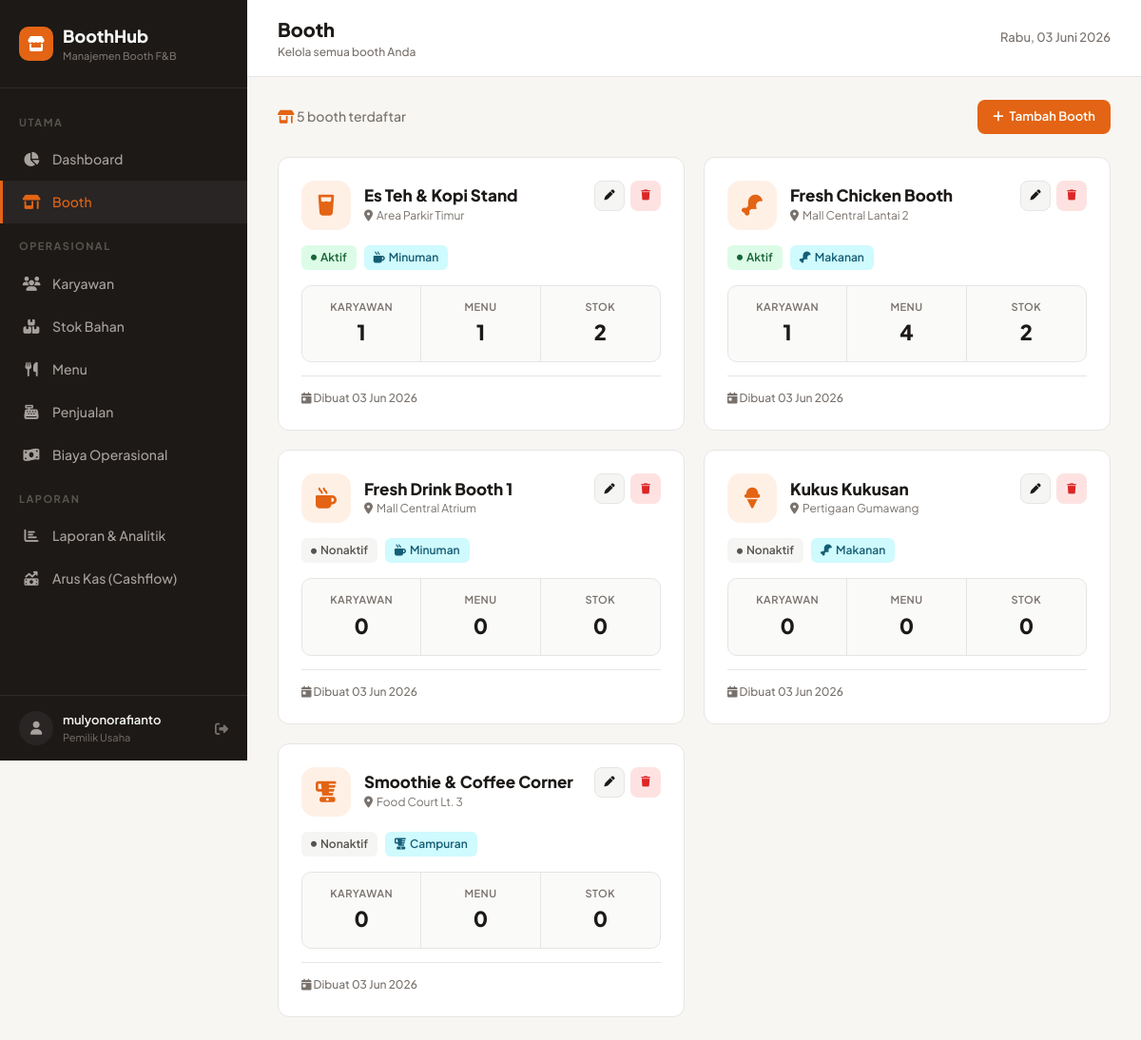
Page /booth/ (signed in) on the committed database.
### boothapp/models.py (models this page shows, shortened)
class Booth(models.Model):
    TIPE_CHOICES = [
        ('minuman', 'Minuman'),
        ('makanan', 'Makanan'),
        ('campuran', 'Campuran'),
    ]
    STATUS_CHOICES = [
        ('active', 'Aktif'),
        ('inactive', 'Nonaktif'),
    ]
    ICON_CHOICES = [
        ('fa-mug-hot', 'Kopi/Minuman'),
        ('fa-drumstick-bite', 'Ayam/Makanan'),
        ('fa-blender', 'Smoothie'),
        ('fa-glass-water', 'Es Teh'),
        ('fa-ice-cream', 'Dessert'),
        ('fa-utensils', 'Restoran'),
    ]
    name = models.CharField(max_length=200, verbose_name='Nama Booth')
    location = models.CharField(max_length=300, verbose_name='Lokasi')
    booth_type = models.CharField(max_length=20, choices=TIPE_CHOICES, verbose_name='Tipe')
    status = models.CharField(max_length=20, choices=STATUS_CHOICES, default='active')
    icon = models.CharField(max_length=50, choices=ICON_CHOICES, default='fa-mug-hot')
    created_at = models.DateTimeField(auto_now_add=True)
    class Meta:
        verbose_name = 'Booth'
        verbose_name_plural = 'Booth'
        ordering = ['name']

### boothapp/views.py (the view)
# urls.py: path('booth/', views.booth_list, name='booth_list'),
@login_required
def booth_list(request):
    booths = Booth.objects.all()
    today = date.today()
    context = {'booths': booths, 'today': today}
    return render(request, 'boothapp/booth_list.html', context)

### boothapp/models.py (called while the page is built)
    @property
    def is_low(self):
        return self.stock <= self.min_stock

### templates/boothapp/booth_list.html (shortened to what this page needs)
{% extends 'boothapp/base.html' %}
{% block nav_booth %}active{% endblock %}
{% block page_title %}Booth{% endblock %}
{% block page_subtitle %}Kelola semua booth Anda{% endblock %}
{% block content %}
<div style="display:flex;justify-content:space-between;align-items:center;margin-bottom:24px;flex-wrap:wrap;gap:12px;">
    <div style="font-size:14px;color:var(--muted);font-weight:500;">
        <i class="fas fa-store-alt" style="color:var(--accent);"></i>
        {{ booths|length }} booth terdaftar
    </div>
    <a href="{% url 'boothapp:booth_create' %}" class="btn btn-primary">
        <i class="fas fa-plus"></i> Tambah Booth
    </a>
</div>
<div style="display:grid;grid-template-columns:repeat(auto-fill,minmax(340px,1fr));gap:20px;">
    {% for booth in booths %}
    <div class="card" style="transition:transform 0.2s,box-shadow 0.2s;">
        <div style="padding:24px;">
            <div style="display:flex;justify-content:space-between;align-items:flex-start;margin-bottom:16px;">
                <div style="display:flex;gap:14px;align-items:center;">
                    <div style="width:52px;height:52px;border-radius:14px;background:var(--accent-light);display:flex;align-items:center;justify-content:center;flex-shrink:0;">
                        <i class="fas {{ booth.icon }}" style="color:var(--accent);font-size:22px;"></i>
                    </div>
                    <div>
                        <div style="font-weight:800;font-size:17px;line-height:1.2;">{{ booth.name }}</div>
                        <div style="font-size:12px;color:var(--muted);margin-top:2px;">
                            <i class="fas fa-map-marker-alt" style="margin-right:4px;"></i>{{ booth.location }}
                        </div>
                    </div>
                </div>
                <div style="display:flex;gap:6px;flex-shrink:0;">
                    <a href="{% url 'boothapp:booth_update' booth.pk %}" class="btn-icon btn-secondary btn-sm" title="Edit" style="text-decoration:none;">
                        <i class="fas fa-pen" style="font-size:11px;"></i>
                    </a>
                    <form method="post" action="{% url 'boothapp:booth_delete' booth.pk %}" style="display:inline;"
                          onsubmit="return confirm('Hapus booth {{ booth.name }}? Semua data terkait akan ikut terhapus.');">
                        <button type="submit" class="btn-icon btn-danger btn-sm" title="Hapus">
                            <i class="fas fa-trash" style="font-size:11px;"></i>
                        </button>
                    </form>
                </div>
            </div>
            <div style="display:flex;gap:8px;margin-bottom:16px;flex-wrap:wrap;">
                <span class="badge {% if booth.status == 'active' %}badge-success{% else %}badge-muted{% endif %}">
                    {% if booth.status == 'active' %}<i class="fas fa-circle" style="font-size:6px;vertical-align:middle;margin-right:4px;"></i>Aktif{% else %}<i class="fas fa-circle" style="font-size:6px;vertical-align:middle;margin-right:4px;"></i>Nonaktif{% endif %}
                </span>
                <span class="badge badge-info">
                    {% if booth.booth_type == 'minuman' %}<i class="fas fa-mug-hot" style="margin-right:4px;"></i>Minuman
                    {% elif booth.booth_type == 'makanan' %}<i class="fas fa-drumstick-bite" style="margin-right:4px;"></i>Makanan
                    {% else %}<i class="fas fa-blender" style="margin-right:4px;"></i>Campuran{% endif %}
                </span>
            </div>
            <div style="display:grid;grid-template-columns:1fr 1fr 1fr;gap:0;text-align:center;background:#FAFAF9;border-radius:10px;overflow:hidden;border:1px solid var(--border);">
                {% with emp_count=booth.employees.count menu_count=booth.menu_items.count low_count=booth.inventory.all %}
                <div style="padding:14px 8px;border-right:1px solid var(--border);">
                    <div style="font-size:11px;color:var(--muted);font-weight:600;text-transform:uppercase;letter-spacing:0.5px;">Karyawan</div>
                    <div style="font-weight:900;font-size:22px;margin-top:2px;">{{ booth.employees.count }}</div>
                </div>
                <div style="padding:14px 8px;border-right:1px solid var(--border);">
                    <div style="font-size:11px;color:var(--muted);font-weight:600;text-transform:uppercase;letter-spacing:0.5px;">Menu</div>
                    <div style="font-weight:900;font-size:22px;margin-top:2px;">{{ booth.menu_items.count }}</div>
                </div>
                <div style="padding:14px 8px;">
                    <div style="font-size:11px;color:var(--muted);font-weight:600;text-transform:uppercase;letter-spacing:0.5px;">Stok</div>
                    <div style="font-weight:900;font-size:22px;margin-top:2px;">{{ booth.inventory.count }}</div>
                </div>
                {% endwith %}
            </div>
            <div style="margin-top:14px;padding-top:14px;border-top:1px solid var(--border);display:flex;justify-content:space-between;align-items:center;">
                <span style="font-size:12px;color:var(--muted);font-weight:500;">
                    <i class="fas fa-calendar-day"></i> Dibuat {{ booth.created_at|date:"d M Y" }}
                </span>
            </div>
        </div>
    </div>
    {% endfor %}
</div>
{% endblock %}

### templates/boothapp/base.html (shortened to what this page needs)
<!DOCTYPE html>
<html lang="id">
<head>
    <script src="https://cdn.tailwindcss.com"></script>
    <link rel="stylesheet" href="https://cdnjs.cloudflare.com/ajax/libs/font-awesome/6.5.1/css/all.min.css">
</head>
<body>
    <aside class="sidebar" id="sidebar">
        <div class="sidebar-brand">
            <div style="display:flex;align-items:center;gap:10px;">
                <div style="width:36px;height:36px;background:var(--accent);border-radius:10px;display:flex;align-items:center;justify-content:center;">
                    <i class="fas fa-store" style="color:white;font-size:16px;"></i>
                </div>
                <div>
                    <div style="color:#F5F5F4;font-weight:800;font-size:18px;">BoothHub</div>
                    <div style="color:#78716C;font-size:11px;font-weight:500;">Manajemen Booth F&B</div>
                </div>
            </div>
        </div>
        <nav class="sidebar-nav">
            <div class="sidebar-section">Utama</div>
            <a href="{% url 'boothapp:dashboard' %}" class="{% block nav_dashboard %}{% endblock %}"><i class="fas fa-chart-pie"></i> Dashboard</a>
            <a href="{% url 'boothapp:booth_list' %}" class="{% block nav_booth %}{% endblock %}"><i class="fas fa-store-alt"></i> Booth</a>
            <div class="sidebar-section">Operasional</div>
            <a href="{% url 'boothapp:employee_list' %}" class="{% block nav_karyawan %}{% endblock %}"><i class="fas fa-users"></i> Karyawan</a>
            <a href="{% url 'boothapp:inventory_list' %}" class="{% block nav_stok %}{% endblock %}"><i class="fas fa-boxes-stacked"></i> Stok Bahan</a>
            <a href="{% url 'boothapp:menu_list' %}" class="{% block nav_menu %}{% endblock %}"><i class="fas fa-utensils"></i> Menu</a>
            <a href="{% url 'boothapp:sale_list' %}" class="{% block nav_penjualan %}{% endblock %}"><i class="fas fa-cash-register"></i> Penjualan</a>
            <a href="{% url 'boothapp:expense_list' %}" class="{% block nav_biaya %}{% endblock %}"><i class="fas fa-money-bill-wave"></i> Biaya Operasional</a>
                       <div class="sidebar-section">Laporan</div>
            <a href="{% url 'boothapp:report' %}" class="{% block nav_laporan %}{% endblock %}"><i class="fas fa-chart-bar"></i> Laporan & Analitik</a>
            <a href="{% url 'boothapp:cashflow_report' %}" class="{% block nav_cashflow %}{% endblock %}"><i class="fas fa-money-bill-trend-up"></i> Arus Kas (Cashflow)</a>
        </nav>
        <div style="padding:16px 20px;border-top:1px solid rgba(255,255,255,0.08);">
            <div style="display:flex;align-items:center;gap:10px;">
                <div style="width:36px;height:36px;background:#292524;border-radius:50%;display:flex;align-items:center;justify-content:center;">
                    <i class="fas fa-user" style="color:#A8A29E;font-size:14px;"></i>
                </div>
                <div style="flex:1;">
                    <div style="color:#F5F5F4;font-size:13px;font-weight:600;">{{ request.user.get_full_name|default:request.user.username }}</div>
                    <div style="color:#78716C;font-size:11px;">Pemilik Usaha</div>
                </div>
                <a href="{% url 'logout' %}" style="color:#78716C;font-size:14px;" title="Logout"><i class="fas fa-sign-out-alt"></i></a>
            </div>
        </div>
    </aside>
    <div class="main-content">
        <div class="topbar">
            <div style="display:flex;align-items:center;gap:12px;">
                <div>
                    <h1 id="pageTitle" style="font-size:20px;font-weight:800;">{% block page_title %}Dashboard{% endblock %}</h1>
                    <p id="pageSubtitle" style="font-size:12px;color:var(--muted);font-weight:500;">{% block page_subtitle %}{% endblock %}</p>
                </div>
            </div>
            <div style="display:flex;align-items:center;gap:12px;">
                <div style="font-size:13px;color:var(--muted);font-weight:500;">{% now "l, d F Y" %}</div>
            </div>
        </div>
        <div style="padding:24px 32px;" class="page-enter">
            {% block content %}{% endblock %}
        </div>
    </div>
</body>
</html>

### templates/boothapp/base.html (style rules this page uses)
:root { --bg: #F8F6F3; --fg: #1C1917; --muted: #78716C; --accent: #E36414; --accent-light: #FFF0E6; --card: #FFFFFF; --border: #E7E5E4; --sidebar: #1C1917; --sidebar-hover: #292524; --success: #16A34A; --warning: #F59E0B; --danger: #DC2626; --info: #0891B2; }
* { margin: 0; padding: 0; box-sizing: border-box; }
body { font-family: 'Plus Jakarta Sans', sans-serif; background: var(--bg); color: var(--fg); }
.sidebar { width: 260px; min-height: 100vh; background: var(--sidebar); position: fixed; left: 0; top: 0; z-index: 50; transition: transform 0.3s ease; display: flex; flex-direction: column; }
.sidebar-brand { padding: 24px 20px; border-bottom: 1px solid rgba(255,255,255,0.08); }
.sidebar-nav { flex: 1; overflow-y: auto; padding: 12px 0; }
.sidebar-nav a { display: flex; align-items: center; gap: 12px; padding: 12px 20px; color: #A8A29E; text-decoration: none; font-size: 14px; font-weight: 500; transition: all 0.2s; border-left: 3px solid transparent; }
.sidebar-nav a.active { background: var(--sidebar-hover); color: var(--accent); border-left-color: var(--accent); }
.sidebar-nav a i { width: 20px; text-align: center; font-size: 15px; }
.sidebar-section { padding: 16px 20px 8px; font-size: 11px; text-transform: uppercase; letter-spacing: 1.5px; color: #57534E; font-weight: 700; }
.main-content { margin-left: 260px; min-height: 100vh; }
.topbar { background: var(--card); border-bottom: 1px solid var(--border); padding: 16px 32px; display: flex; align-items: center; justify-content: space-between; position: sticky; top: 0; z-index: 40; }
.card { background: var(--card); border: 1px solid var(--border); border-radius: 12px; overflow: hidden; transition: box-shadow 0.2s; }
.badge { padding: 4px 10px; border-radius: 6px; font-size: 12px; font-weight: 600; display: inline-block; }
.badge-success { background: #DCFCE7; color: #166534; }
.badge-info { background: #CFFAFE; color: #155E75; }
.badge-muted { background: #F5F5F4; color: #57534E; }
.btn { padding: 8px 16px; border-radius: 8px; font-size: 13px; font-weight: 600; border: none; cursor: pointer; transition: all 0.2s; display: inline-flex; align-items: center; gap: 6px; font-family: inherit; text-decoration: none; }
.btn-primary { background: var(--accent); color: white; }
.btn-secondary { background: #F5F5F4; color: var(--fg); border: 1px solid var(--border); }
.btn-danger { background: #FEE2E2; color: #DC2626; }
.btn-sm { padding: 5px 10px; font-size: 12px; }
.btn-icon { width: 32px; height: 32px; padding: 0; display: inline-flex; align-items: center; justify-content: center; border-radius: 8px; }
.page-enter { animation: fadeUp 0.3s ease; }

### rows in the picture
Booth: name "Es Teh & Kopi Stand", location "Area Parkir Timur", status "active" (drawn), booth_type "minuman" (drawn), employees.count "1", menu_items.count "1", inventory.count "2", created_at "03 Jun 2026"
Booth: name "Fresh Chicken Booth", location "Mall Central Lantai 2", status "active" (drawn), booth_type "makanan" (drawn), employees.count "1", menu_items.count "4", inventory.count "2", created_at "03 Jun 2026"
Booth: name "Fresh Drink Booth 1", location "Mall Central Atrium", status "inactive" (drawn), booth_type "minuman" (drawn), employees.count "0", menu_items.count "0", inventory.count "0", created_at "03 Jun 2026"
Booth: name "Kukus Kukusan", location "Pertigaan Gumawang", status "inactive" (drawn), booth_type "makanan" (drawn), employees.count "0", menu_items.count "0", inventory.count "0", created_at "03 Jun 2026"
Booth: name "Smoothie & Coffee Corner", location "Food Court Lt. 3", status "inactive" (drawn), booth_type "campuran" (drawn), employees.count "0", menu_items.count "0", inventory.count "0", created_at "03 Jun 2026"

### other values in the picture
{{ request.user.get_full_name|default:request.user.username }} "mulyonorafianto"
{{ booths|length }} "5"
